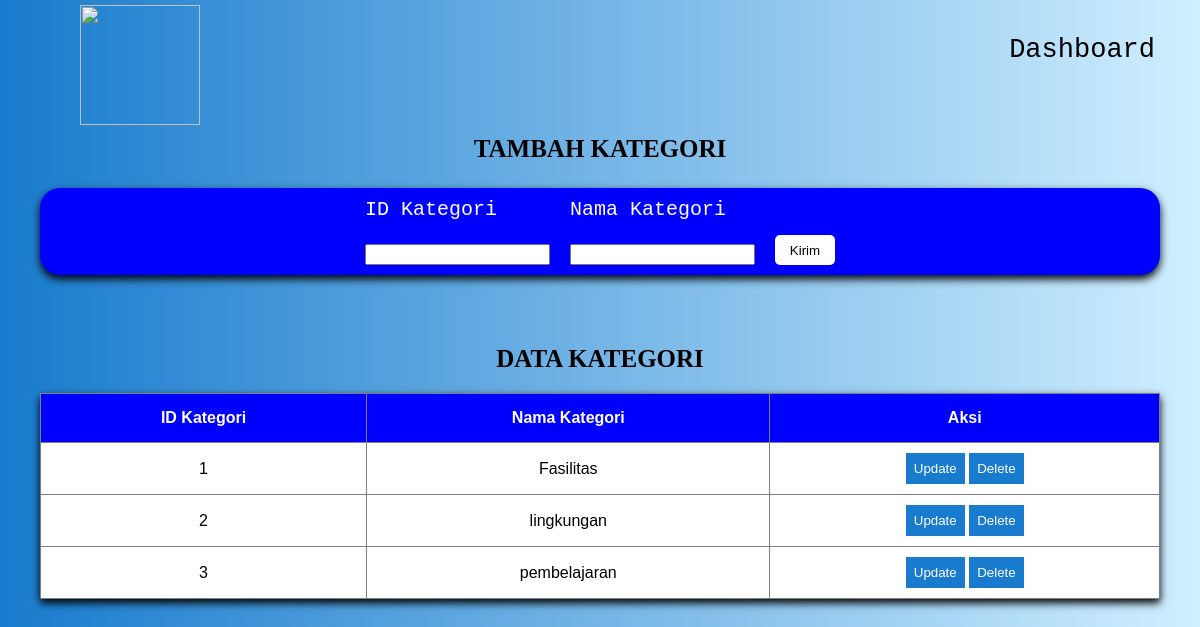
Page /sekolah_2026_12RPL2_UJIKOM_NURI_ESA_SHABILA/admin/tambah_kategori.php (signed in) on the committed database.
### tables this page shows
CREATE TABLE `kategori` (
  `id_kategori` int NOT NULL,
  `ket_kategori` varchar(50) NOT NULL
);

### sekolah_2026_12RPL2_UJIKOM_NURI_ESA_SHABILA/admin/data_kategori.php (the view, shortened to what this page needs)
<?php
include '../koneksi.php';
$query = "SELECT * FROM kategori";
$result = mysqli_query($koneksi, $query);
?>
<!DOCTYPE html>
<html lang="en">
<head>
</head>
<body>
     <h1>DATA KATEGORI</h1>
     <table border="1" cellpadding="10" cellspacing="0" class="tabel-data">
          <tr>
               <th>ID Kategori</th>
               <th>Nama Kategori</th>
               <th>Aksi</th>
          </tr>
          <?php while ($row = mysqli_fetch_assoc($result)) { ?>
          <tr>
               <td><?php echo $row['id_kategori']; ?></td>
               <td><?php echo $row['ket_kategori']; ?></td>
               <td>
                    <button class="klik"><a href="edit_kategori.php?id_kategori=<?php echo $row['id_kategori']; ?>">Update</a></button>
                    <button class="klik"><a href="delete_kategori.php?id_kategori=<?php echo $row['id_kategori']; ?>"
                         onclick="return confirm('yakin ingin menghapus ini?')">Delete
                    </a></button>
               </td>
          </tr>
          <?php } ?>
     </table>
</body>
</html>

### sekolah_2026_12RPL2_UJIKOM_NURI_ESA_SHABILA/admin/tambah_kategori.php (style rules this page uses)
body { margin: 0; min-height: 100vh; background: linear-gradient(to right, #187bcd, #d0efff); padding: 20px 40px; }

### sekolah_2026_12RPL2_UJIKOM_NURI_ESA_SHABILA/admin/data_kategori.php (style rules this page uses)
h1 { font-family: tahoma; font-size: 25px; text-align: center; }
.tabel-data { width: 100%; border-collapse: collapse; margin-top: 20px; background: white; font-family: Arial, sans-serif; box-shadow: 0 4px 8px rgba(0,0,0,1); }
.tabel-data th { background: blue; color: white; padding: 15px; text-align: center; }
.tabel-data td { padding: 10px; text-align: center; }
a { text-decoration: none; color: white; }
.klik { background: #187bcd; border: none; padding: 8px; }

### rows in the picture
kategori: id_kategori "1", ket_kategori "Fasilitas"
kategori: id_kategori "2", ket_kategori "lingkungan"
kategori: id_kategori "3", ket_kategori "pembelajaran"
